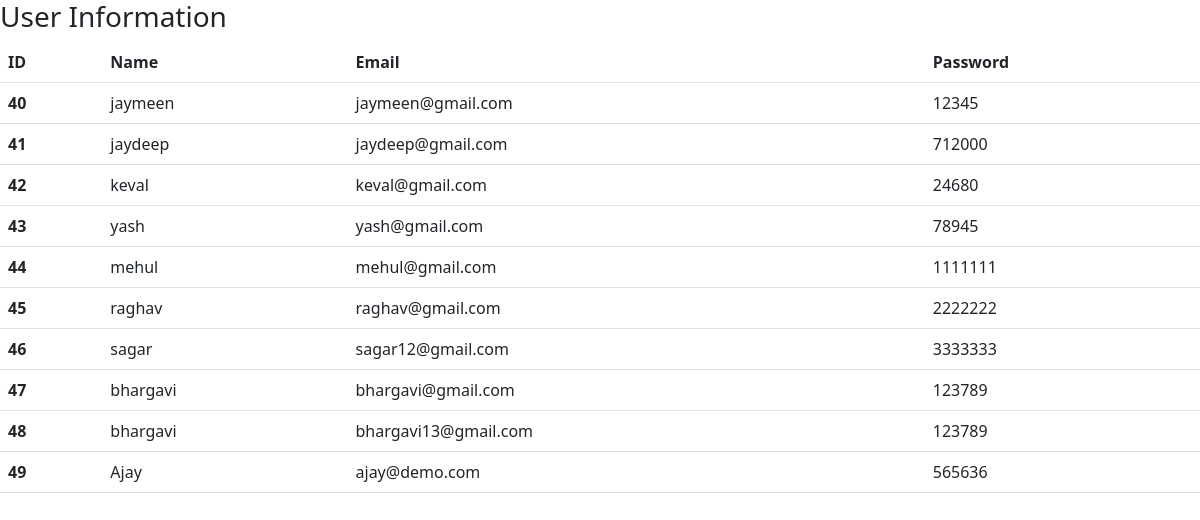
/show/, run on an earlier commit of the app's database.
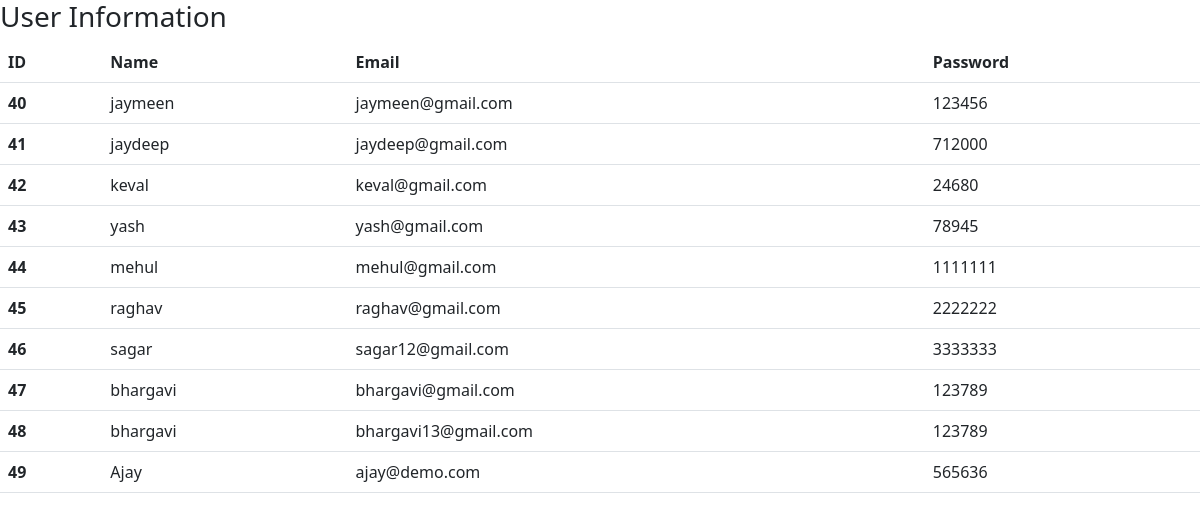
And on a later commit of the database.
### enroll/models.py (models this page shows)
class User(models.Model):
    name=models.CharField(max_length=70)
    email=models.EmailField(max_length=100)
    password=models.CharField(max_length=100)
    current_date = models.DateTimeField(auto_now_add=True)

### enroll/views.py (the view)
# urls.py: path('show/',views.showdata),
def showdata(request):
    student_data = User.objects.all()
    ans = student_data.annotate(Count('password'))
    context = {'student_data':ans}
    return render(request,'enroll/showdata.html',context)

### enroll/templates/enroll/showdata.html (shortened to what this page needs)
<!DOCTYPE html>
{% load static %}
<html lang="en">
<head>
    <link rel="stylesheet" href="{% static 'enroll/css/bootstrap.min.css' %}">
</head>
<body>
    <h3>User Information</h3>
    <table class="table table-hover">
      <thead>
          <tr>
            <th scope="col">ID</th>
            <th scope="col">Name</th>
            <th scope="col">Email</th>
            <th scope="col">Password</th>
          </tr>
    <div class="col-sm-7 offset-1">
         <tbody>
           {% for i in student_data %}
           <tr>
              <th scope="row">{{i.id}}</th>
              <td>{{i.name}}</td>
              <td>{{i.email}}</td>
              <td>{{i.password}}</td>
            </tr>
            {% endfor %}
          </tbody>
        </table>
</body>
</html>

What changed in the data, as far as the page shows it:
changed User "jaymeen": password "12345" → "123456"
